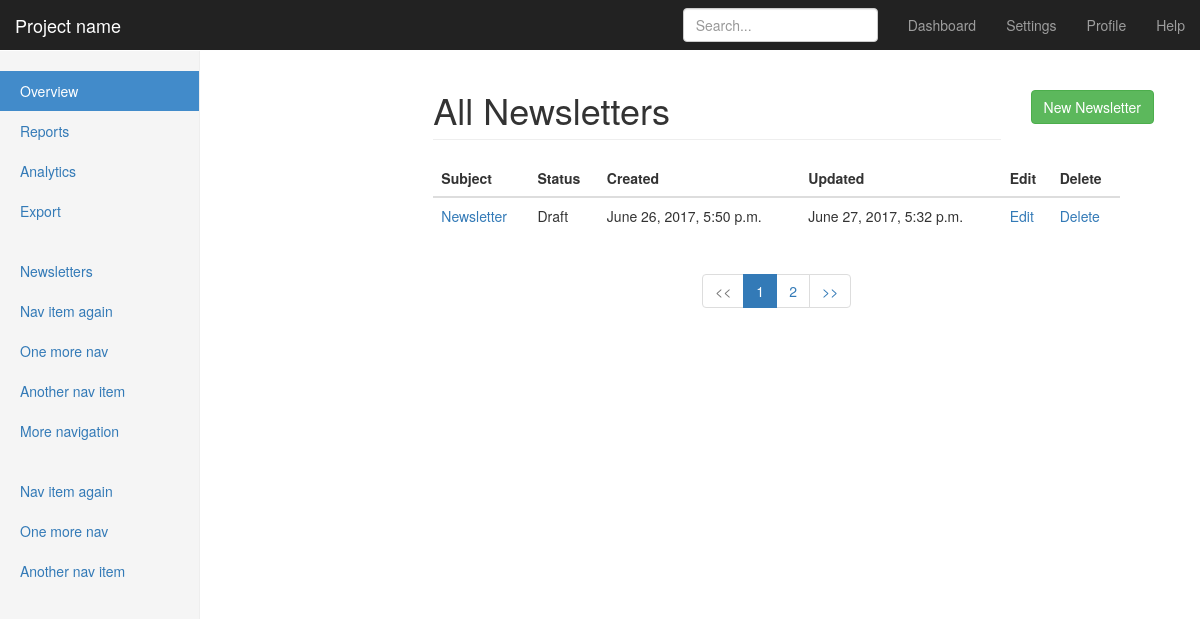
The app's page /control/newsletter-list/ with its own data.
### newsletters/models.py (models this page shows, shortened)
class Newsletter(models.Model):
    EMAIL_STATUS_CHOICES = (
        ('Draft', 'Draft'),
        ('Published', 'Published')
    )
    subject = models.CharField(max_length=250)
    body = models.TextField()
    email = models.ManyToManyField(NewsletterUser)
    status = models.CharField(max_length=10, choices=EMAIL_STATUS_CHOICES)
    created = models.DateTimeField(auto_now_add=True)
    updated = models.DateTimeField(auto_now=True)

### newsletters/views.py (the view)
def control_newsletter_list(request):
    newsletters = Newsletter.objects.all()
    paginator = Paginator(newsletters, 1)
    page = request.GET.get('page')
    try:
        items = paginator.page(page)
    except PageNotAnInteger:
        items = paginator.page(1)
    except EmptyPage:
        items = paginator.page(paginator.num_pages)
    index = items.number - 1
    max_index = len(paginator.page_range)
    start_index = index - 5 if index >= 5 else 0
    end_index = index + 5 if index <= max_index - 5 else max_index
    page_range = paginator.page_range[start_index:end_index]
    context = {
        'items': items,
        'page_range': page_range,
    }
    template = 'control_panel/control_newsletter_list.html'
    return render(request, template, context)

### templates/control_panel/control_newsletter_list.html
{% extends 'control_base.html' %}
{% block content %}
    <div class="col-sm-9 col-sm-offset-3 col-md-10 col-md-offset-2 main">
        <div class="row">
            <div class="col-sm-10">
                <h1 class="page-header">All Newsletters</h1>
            </div>
            <div class="col-sm-2">
                <a href="{% url "control_panel:control_newsletter" %}">
                    <button type="button" class="btn btn-success">
                        New Newsletter
                    </button>
                </a>
            </div>
        </div>
        <div class="table-responsive table-hover">
            <table class="table">
                <thead>
                    <th>Subject</th>
                    <th>Status</th>
                    <th>Created</th>
                    <th>Updated</th>
                    <th>Edit</th>
                    <th>Delete</th>
                </thead>
                <tbody>
                    {% for item in items %}
                        <tr>
                            <td><a href="{% url "control_panel:control_newsletter_detail" pk=item.pk %}">{{ item.subject }}</a></td>
                            <td>{{ item.status }}</td>
                            <td>{{ item.created }}</td>
                            <td>{{ item.updated }}</td>
                            <td><a href="{% url "control_panel:control_newsletter_edit" pk=item.pk %}">Edit</a></td>
                            <td><a href="{% url "control_panel:control_newsletter_delete" pk=item.pk %}">Delete</a></td>
                        </tr>
                    {% endfor %}
                </tbody>
            </table>
        </div>
        {% include "pagination.html" %}
    </div>
{% endblock %}

### static/css/dashboard.css (style rules this page uses)
body { padding-top: 50px; }
.main { padding: 20px; }
@media (min-width: 768px) { .main { padding-right: 40px; padding-left: 40px; } }
.main .page-header { margin-top: 0; }

### records on screen
Newsletter: subject "Newsletter", status "Draft", created "June 26, 2017, 5:50 p.m.", updated "June 27, 2017, 5:32 p.m."

### other values on screen
{{ i }} "1"
{{ i }} "2"
